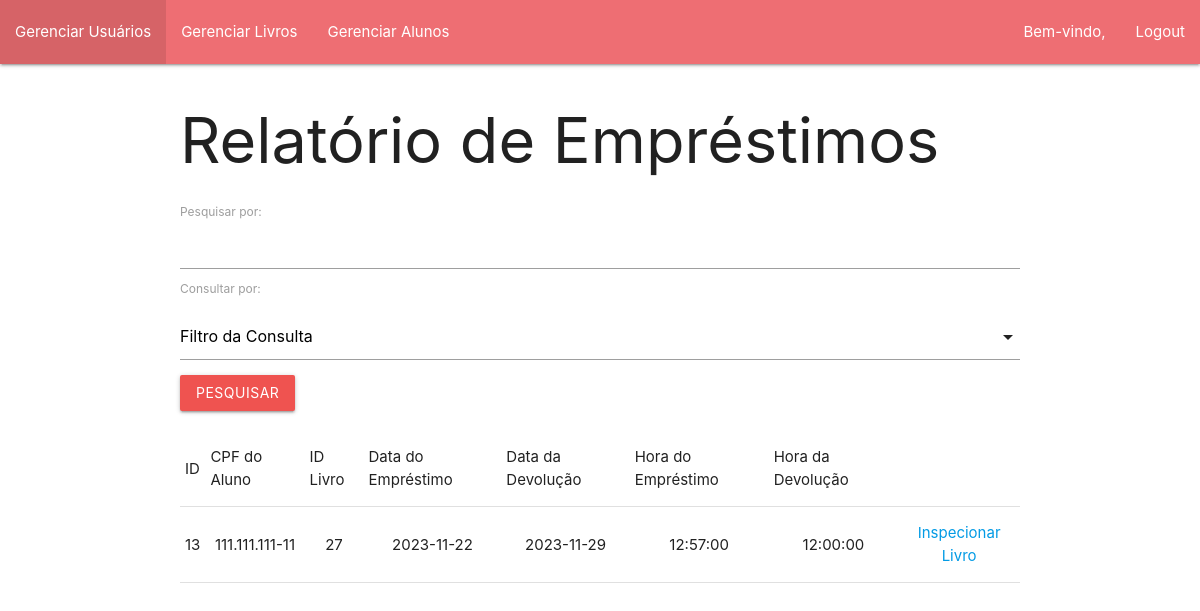
The page /admin/emprestimo_read.php on the database as committed earlier.
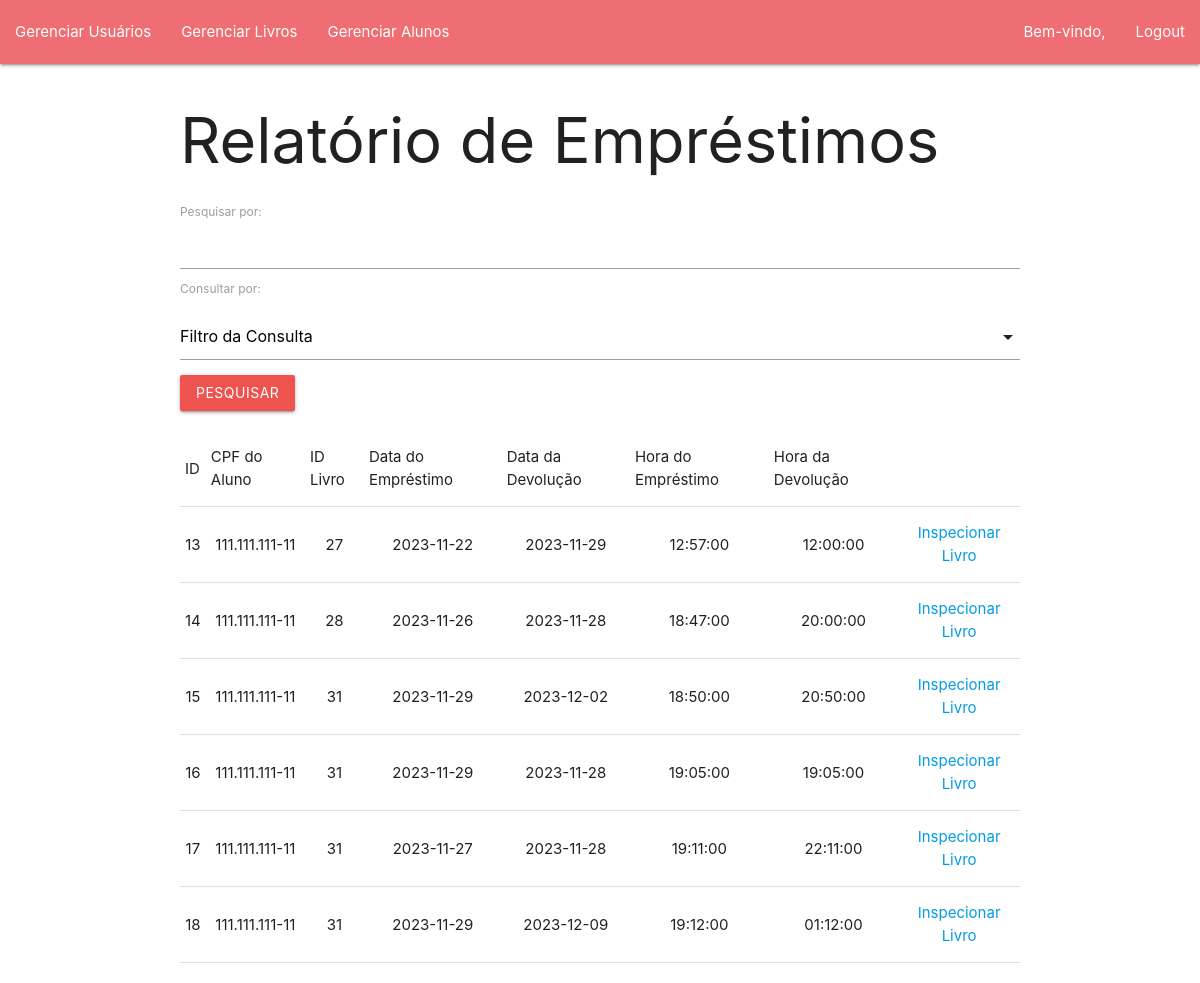
The same page on the database as committed later.
### tables this page shows
CREATE TABLE IF NOT EXISTS `emprestimo` (
  `id_emprestimo` int(11) NOT NULL AUTO_INCREMENT,
  `id_cpf_aluno` varchar(20) DEFAULT NULL,
  `id_livro` int(11) DEFAULT NULL,
  `data_emprestimo` date DEFAULT NULL,
  `data_retorno` date DEFAULT NULL,
  `hora_emprestimo` time DEFAULT NULL,
  `hora_retorno` time DEFAULT NULL,
  `comentarios` varchar(400) DEFAULT NULL,
  `status_emprestimo` varchar(50) NOT NULL,
  PRIMARY KEY (`id_emprestimo`),
  KEY `FK_emprestimo_aluno` (`id_cpf_aluno`),
  KEY `FK_emprestimo_livros` (`id_livro`),
  CONSTRAINT `FK_emprestimo_aluno` FOREIGN KEY (`id_cpf_aluno`) REFERENCES `aluno` (`cpf`) ON DELETE NO ACTION ON UPDATE CASCADE,
  CONSTRAINT `FK_emprestimo_livros` FOREIGN KEY (`id_livro`) REFERENCES `livros` (`id_livro`) ON DELETE NO ACTION ON UPDATE CASCADE
);

### admin/emprestimo_read.php (the view, shortened to what this page needs)
<!DOCTYPE html>
<html lang="en">
<head>
    <link type="text/css" rel="stylesheet" href="../materialize/css/materialize.min.css"  media="screen,projection"/>
</head>
<body>
    <?php include 'navbar.php' ?>
    <div class="container">
        <h1>Relatório de Empréstimos</h1>
        <form method="post">
            <label for="search">Pesquisar por:</label>
            <input type="text" id="search" name="pesquisa" autocomplete="off">
            <label for="consultaPor">Consultar por: </label>
            <div class="input-field col s12">
            </div>
            <div class="row">
                <button class="btn red lighten-1" type="submit" name="submit">Pesquisar</button>
            </div>
        </form>
        <div class="row">
            <table class="stripped centered">
                <thead>
                    <tr>
                        <td>ID</td>
                        <td>CPF do Aluno</td>
                        <td>ID Livro</td>
                        <td>Data do Empréstimo</td>
                        <td>Data da Devolução</td>
                        <td>Hora do Empréstimo</td>
                        <td>Hora da Devolução</td>
                    </tr>
                </thead>
                <tbody>
                    <?php
                        include 'connect.php';
                        include 'classes.php';
                        if(!isset($_POST['submit']))
                        {
                            $query = "SELECT * FROM emprestimo";
                            $stmt = $mysqli->prepare($query);
                            $stmt->execute();
                            $result = $stmt->get_result();
                            $rows = $result->fetch_all(MYSQLI_NUM);
                        }
                        foreach($rows as $row)
                        {
                            echo "<tr>";
                            foreach($row as $columnIndex=>$entry)
                            {
                                if($columnIndex == 7 || $columnIndex == 8)
                                {
                                    continue;
                                }
                                echo "<td>$entry</td>";
                            }
                            echo "<td><a href='./livros_insp.php?id=$row[2]'>Inspecionar Livro</a></td>";
                            echo "</tr>";
                        }
                    ?>
                </tbody>
            </table>
        </div>
    </div>
</body>
</html>

Rows that differ between the two databases and show on the page:
added emprestimo: id_emprestimo "14", id_cpf_aluno "111.111.111-11", id_livro "28", data_emprestimo "2023-11-26", data_retorno "2023-11-28", hora_emprestimo "18:47:00", hora_retorno "20:00:00"
added emprestimo: id_emprestimo "15", id_cpf_aluno "111.111.111-11", id_livro "31", data_emprestimo "2023-11-29", data_retorno "2023-12-02", hora_emprestimo "18:50:00", hora_retorno "20:50:00"
added emprestimo: id_emprestimo "16", id_cpf_aluno "111.111.111-11", id_livro "31", data_emprestimo "2023-11-29", data_retorno "2023-11-28", hora_emprestimo "19:05:00", hora_retorno "19:05:00"
added emprestimo: id_emprestimo "17", id_cpf_aluno "111.111.111-11", id_livro "31", data_emprestimo "2023-11-27", data_retorno "2023-11-28", hora_emprestimo "19:11:00", hora_retorno "22:11:00"
added emprestimo: id_emprestimo "18", id_cpf_aluno "111.111.111-11", id_livro "31", data_emprestimo "2023-11-29", data_retorno "2023-12-09", hora_emprestimo "19:12:00", hora_retorno "01:12:00"
